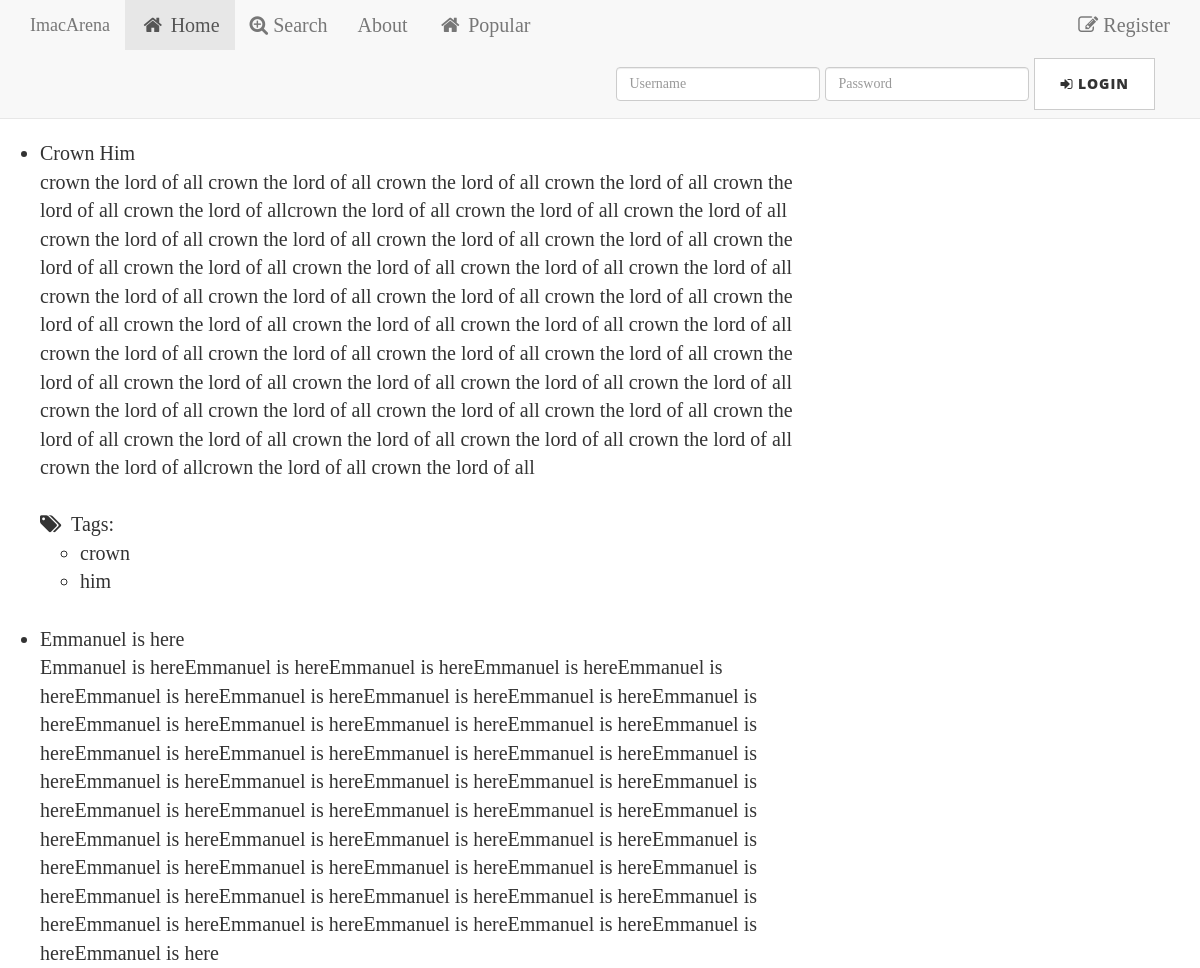
The app's page /user/ugochukwu/ (upper part), older data.
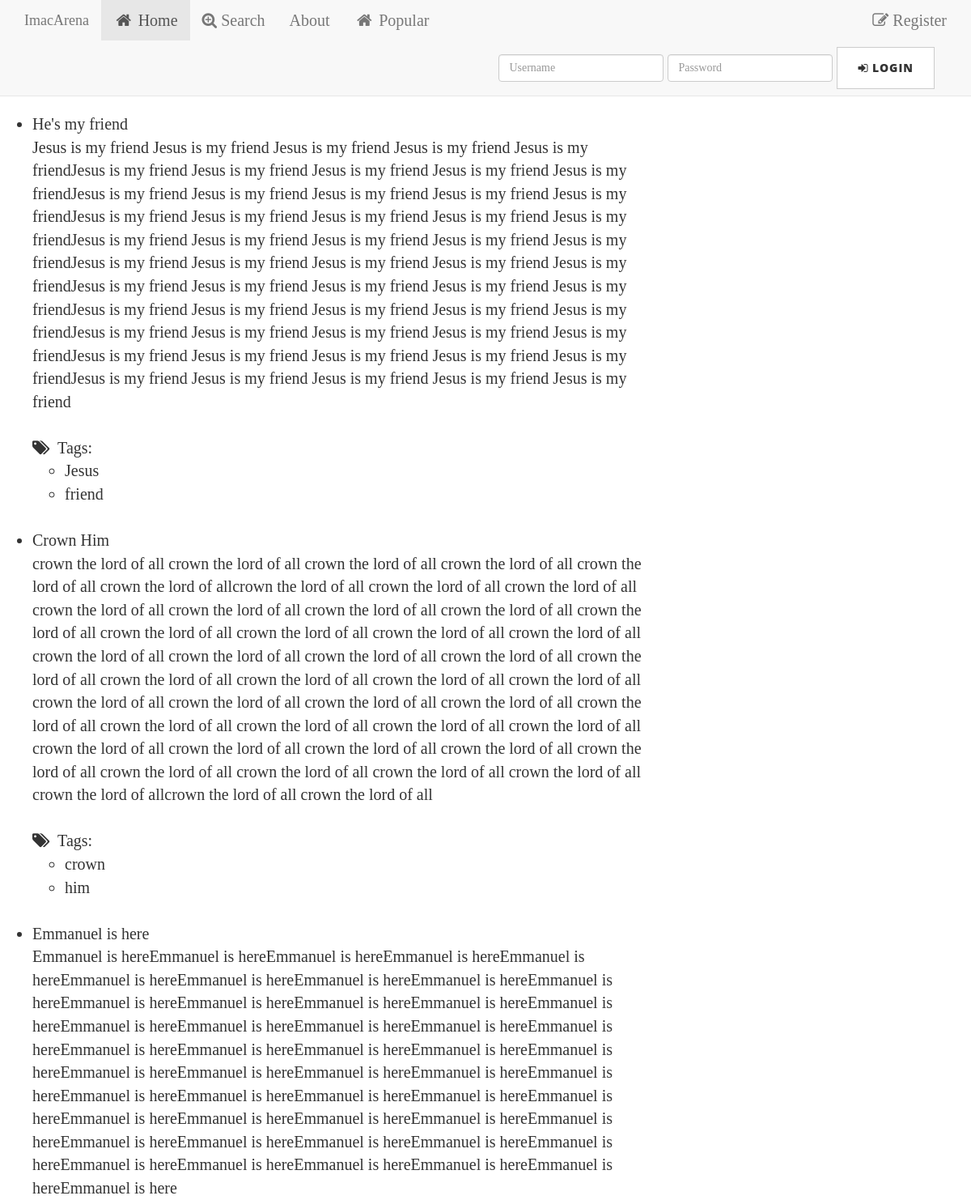
The same page, newer data.
### jplaceapp/models.py (models this page shows, shortened)
class Testimonies(models.Model):
    title = models.CharField(max_length=200)
    image = models.FileField(null=True,blank=True)
    user = models.ForeignKey(User)
    testimonies = models.ForeignKey(MyTestimony)
    likes = models.PositiveIntegerField(default=0)

class MyTestimony(models.Model):
    testimony = models.TextField(unique=True)
    def __str__(self):
        return self.testimony

class Tag(models.Model):
    name = models.CharField(max_length=64, unique=True)
    testimony = models.ManyToManyField(Testimonies)

### jplaceapp/views.py (the view)
# urls.py: url(r'^user/(\w+)/$', 'jplaceapp.views.user_page', name='user_page'),
def user_page(request, username):
    user = get_object_or_404(User, username=username)
    testimony = user.testimonies_set.order_by('-id')
    context = {
        'testimony': testimony,
        'username': username,
        'show_tags': True,
    }
    return render(request, 'user_page.html', context)

### templates/user_page.html (shortened to what this page needs)
{% extends "base.html" %}
{% block content %}
{% include "testimony_list.html" %}
{% endblock %}

### templates/testimony_list.html (shortened to what this page needs)
{% if testimony %}
<ul class="testimony">
    {% for obj in testimony %}
    <li> <a href="{{ obj.testimonies.testimony | escape }}" class="title">{{ obj.title | escape  }}</a><br />
        <div class="row">
            <div class="col-md-8">
                {{ obj.testimonies | escape  }}
            </div>
        </div>
                 <br />
        {% if show_tags %}
            <i class="fa fa-tags" aria-hidden="true"></i>&nbsp; Tags:
            {% if obj.tag_set.all %}
            <ul class="tags">
                {% for tag in obj.tag_set.all %}
                <li><a href="/tag/{{ tag.name | urlencode  }}/">{{ tag.name | escape }}</a></li>
            {% endfor %}
            </ul>
            {% else %}
            None.
            {% endif %}<br />
        {% endif %}
     </li>
    {% endfor %}
    </ul>
{% else %}
    <p>No testimony found.</p>
{% endif %}

Row changes from the older to the newer data that the page shows:
added Testimonies: title "He's my friend", testimonies "Jesus is my friend Jesus is my friend Jesus is my friend Jesus is my friend Jesus is my friendJesus is my friend Jesus is my friend Jesus is my friend Jesus is my friend Jesus is my friendJesus is my friend Jesus is my friend Jesus is my friend Jesus is my friend Jesus is my friendJesus is my friend Jesus is my friend Jesus is my friend Jesus is my friend Jesus is my friendJesus is my friend Jesus is my friend Jesus is my friend Jesus is my friend Jesus is my friendJesus is my friend Jesus is my friend Jesus is my friend Jesus is my friend Jesus is my friendJesus is my friend Jesus is my friend Jesus is my friend Jesus is my friend Jesus is my friendJesus is my friend Jesus is my friend…"
added Tag: name "Jesus", shown under "He's my friend"
added Tag: name "friend", shown under "He's my friend"
